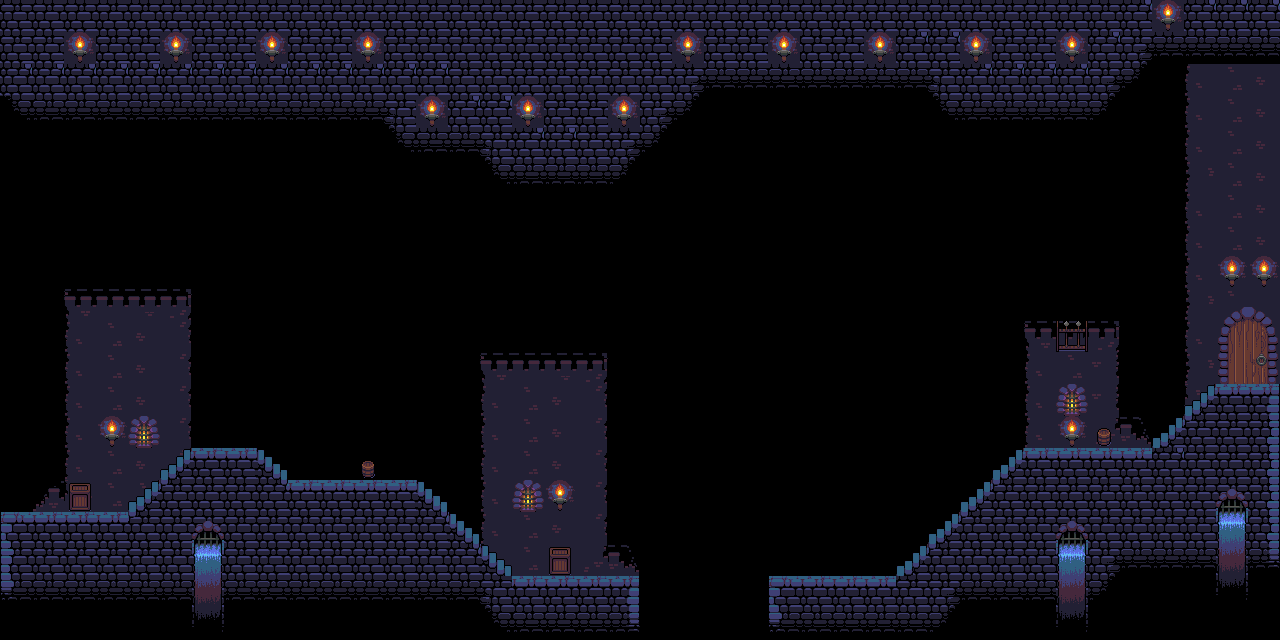

This is a level from a 2D game, rendered from its Tiled map with the project's own tilesets. A one-line summary and the map file follow, with tile-layer data summarised:
An orthogonal 40x20 tile map with 32x32 px tiles, 4 tile layers (black bg, tiles-bg, tiles-solid, foreground), 2 tilesets and 2 objects (door).

<map version="1.2" tiledversion="1.3.4" orientation="orthogonal" renderorder="right-down" width="40" height="20" tilewidth="32" tileheight="32" infinite="0" nextlayerid="6" nextobjectid="7">
 <tileset firstgid="1" source="map1.tsx" />
 <tileset firstgid="166" source="powerups.tsx" />
 <layer id="4" name="black bg" width="40" height="20">
  <data>[800 cells, 767 non-empty, 2 distinct tile ids]</data>
 </layer>
 <layer id="3" name="tiles-bg" width="40" height="20">
  <data>[800 cells, 773 non-empty, 36 distinct tile ids]</data>
 </layer>
 <layer id="1" name="tiles-solid" width="40" height="20">
  <properties>
   <property name="solid" value="1" />
  </properties>
  <data>[800 cells, 179 non-empty, 13 distinct tile ids]</data>
 </layer>
 <layer id="2" name="foreground" width="40" height="20">
  <data>[800 cells, 19 non-empty, 8 distinct tile ids]</data>
 </layer>
 <objectgroup id="5" name="door">
  <object id="3" type="door" x="1223" y="299" width="52" height="85" />
  <object id="6" gid="169" x="390" y="475" width="27" height="31" />
 </objectgroup>
</map>